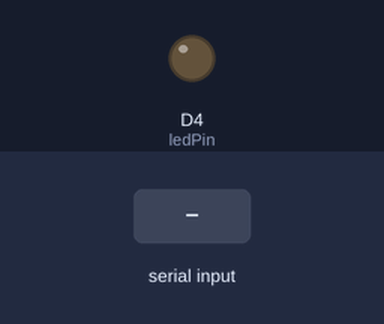
The sketch below on a simulated ESP8266 (NodeMCU). Parts: output pins drawn as LEDs (lit = HIGH). Inputs (shaded band) come from the test bench. WiFi joins after 1.5 s; servers stay silent unless stated; what the sketch prints to the serial monitor is not drawn.

Above: at 2.7 s.
2.8 s: "B" received over the second serial link
At 4.0 s:
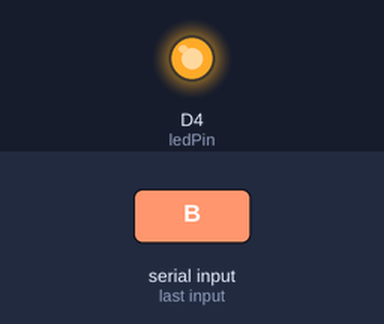
4.3 s: "A" received over the second serial link
At 5.3 s:
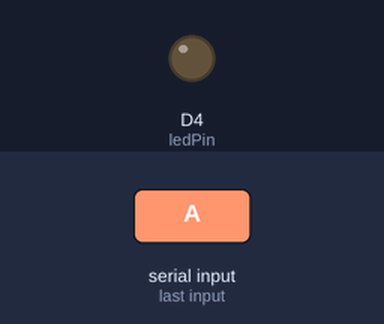
Timing chart, 0 to 7.3 s (numbered marks = the images above; inputs shaded):
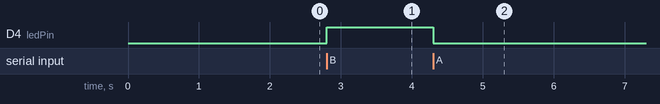

Measured:
- after the input at 2.8 s, D4 (ledPin): LOW → HIGH at once
- after the input at 4.3 s, D4 (ledPin): HIGH → LOW at once

The sketch:

swserial_bbb.ino
```cpp
/*
 *      Author: Ramneet Kaur
 */
#include <ESP8266WiFi.h>  //library used for accessing functions to access the WiFi
#include <SoftwareSerial.h>     //allow serial communication on other digital pins of the ESP9266

#ifndef D5
#define D5 (14)    //used as RX
#define D6 (12)    //used as TX
#define TX (1)
#endif
#define BAUD_RATE 9600

int val;
//SSID of your network
char ssid[] = "Danish";
//password of your WPA Network
char password[] = "4164346666";
const int ledPin =  LED_BUILTIN;      // the number of the LED pin


SoftwareSerial swSer;   //object of a structure

void setup() {
  // put your setup code here, to run once:
  Serial.begin(9600);

// Important: the buffer size optimizations here, in particular the isrBufSize (11) that is only sufficiently
  // large to hold a single 8N1 word, are on the basis that any char written to the loopback SoftwareSerial
  // adapter gets read before another write is performed.
  // Block writes with a size greater than 1 would usually fail.
  swSer.begin(BAUD_RATE, SWSERIAL_8N1, D5, D6, false, 95, 11);


  pinMode(ledPin, OUTPUT);
  WiFi.mode(WIFI_STA);    //wife mode, station and hotspot
  WiFi.begin(ssid, password);       //setting user name and password and connecting to wifi
  Serial.println("");

  // Wait for connection
  while (WiFi.status() != WL_CONNECTED) {
  delay(500);         //waiting to make a connection

  Serial.print(".");
  }
Serial.println("Wifi Connected!!");
}


void loop() {
  // put your main code here, to run repeatedly:
  if(swSer.available())
  {
 val = swSer.read();     //reading serial data
 yield();
 if(val == 65)   //ASCII of character "A"
 {
    digitalWrite(ledPin, LOW);

     long rssi = WiFi.RSSI();     //function to read signal strength of wifi in dBm
     Serial.print("RSSI:");     //reading signal strength of wifi
     Serial.println(rssi);
 }

 else if (val == 66)      //ASCII of character "B"
 {
   digitalWrite(ledPin,HIGH);
 }
}
}
```

main.c
```cpp
/*
 *      Author: Ramneet Kaur
 */
#include <errno.h>   // header file that defines macros for reporting and retrieving error
#include <fcntl.h>   // header defines the requests and arguments for use by the functions to control and open files.
#include <stdlib.h>  //header defines several general purpose functions including dynamic memory management
#include <unistd.h>  //header file that provides access to the POSIX operating system API
#include <string.h>  //header defines functions for manipulating arrays of characters.

int main()
{
char val[20];
int fd= open("/dev/ttyO4", O_RDWR);   //opening the file ttyO4 to read and write value
if (fd== -1)
{
	printf("error open file \n\r");  //error if we are unable to open ttyO4 due to any reason
	return -1;
}
while(1)
{
	if (write(fd, "A", 1) != 1)   //transmitting "A"  to uart ttyO4
	{
		printf("error writing \r\n");
	}

//	read(fd, val, 20);
	printf("writing A\r\n");   //print "writing A"  to terminal
	sleep(2);
	write(fd, "B", 1);    //transmitting "B"  to uart ttyO4
	printf("writing b\r\n");   //print "writing B"  to terminal
//	read(fd, val, 20);
sleep(2);   //delay for 2 seconds
}
}
```
